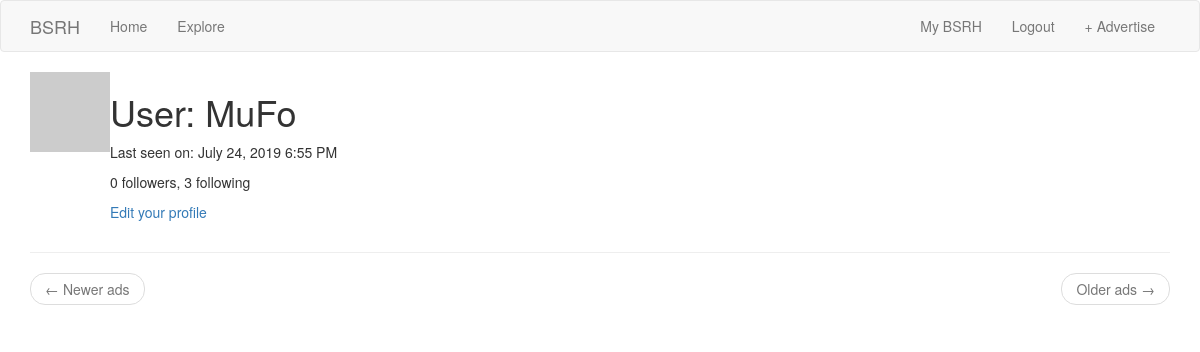
The page /user/MuFo (signed in) on the database as committed earlier.
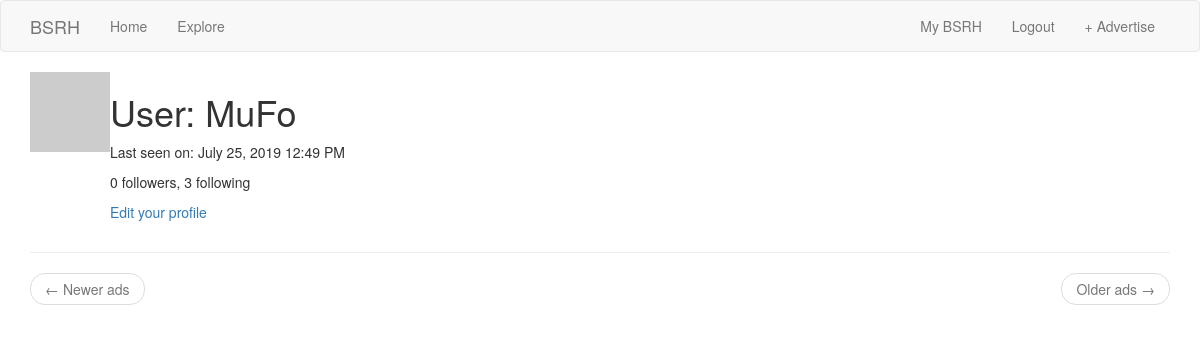
The same page on the database as committed later.
### app/models.py (models this page shows, shortened)
class User(UserMixin, db.Model):
    id = db.Column(db.Integer, primary_key=True)
    username = db.Column(db.String(64), index=True, unique=True)
    email = db.Column(db.String(120), index=True, unique=True)
    password_hash = db.Column(db.String(128))
    ads = db.relationship('Ad', backref='author', lazy='dynamic')
    about_me = db.Column(db.String(140))
    last_seen = db.Column(db.DateTime, default=datetime.utcnow)
    followed = db.relationship(
        'User', secondary=followers,
        primaryjoin=(followers.c.follower_id == id),
        secondaryjoin=(followers.c.followed_id == id),
        backref=db.backref('followers', lazy='dynamic'), lazy='dynamic')
    def avatar(self, size):
        digest = md5(self.email.lower().encode('utf-8')).hexdigest()
        return 'https://www.gravatar.com/avatar/{}?d=identicon&s={}'.format(digest, size)

### app/routes.py (the view)
@app.route('/user/<username>')
@login_required
def user(username):
    user = User.query.filter_by(username=username).first_or_404()
    page = request.args.get('page', 1, type=int)
    ads = user.ads.order_by(Ad.timestamp.desc()).paginate(page, app.config['ADS_PER_PAGE'], False)
    next_url = url_for('user', username=user.username, page=ads.next_num) \
        if ads.has_next else None
    prev_url = url_for('user', username=user.username, page=ads.prev_num) \
        if ads.has_prev else None
    return render_template('user.html', user=user, ads=ads.items,
                           next_url=next_url, prev_url=prev_url)

### app/models.py (called while the page is built)
@login.user_loader
def load_user(id):
    return User.query.get(int(id))

### app/routes.py (called while the page is built)
@app.before_request
def before_request():
    if current_user.is_authenticated:
        current_user.last_seen = datetime.utcnow()
        db.session.commit()
    g.locale = str(get_locale())

### app/templates/user.html (shortened to what this page needs)
{% extends "base.html" %}
{% block app_content %}
    <table>
        <tr valign="top">
            <td><img src="{{ user.avatar(128) }}"></td>
            <td>
                <h1>{{ _('User') }}: {{ user.username }}</h1>
                {% if user.last_seen %}
                    <p>{{ _('Last seen on') }}: {{ moment(user.last_seen).format('LLL') }}</p>
                {% endif %}
                <p>{{ _('%(count)d followers', count=user.followers.count()) }}, {{ _('%(count)d following', count=user.followed.count()) }}</p>
                {% if user == current_user %}
                <p><a href="{{ url_for('edit_profile') }}">{{ _('Edit your profile') }}</a></p>
                {% elif not current_user.is_following(user) %}
                <p><a href="{{ url_for('follow', username=user.username) }}">{{ _('Follow') }}</a></p>
                {% else %}
                <p><a href="{{ url_for('unfollow', username=user.username) }}">{{ _('Unfollow') }}</a></p>
                {% endif %}
            </td>
        </tr>
    </table>
    <hr>
    <nav aria-label="...">
        <ul class="pager">
            <li class="previous{% if not prev_url %} disabled{% endif %}">
                <a href="{{ prev_url or '#' }}">
                    <span aria-hidden="true">&larr;</span> {{ _('Newer ads') }}
                </a>
            </li>
            <li class="next{% if not next_url %} disabled{% endif %}">
                <a href="{{ next_url or '#' }}">
                    {{ _('Older ads') }} <span aria-hidden="true">&rarr;</span>
                </a>
            </li>
        </ul>
    </nav>
{% endblock %}

### app/templates/base.html (shortened to what this page needs)
{% extends 'bootstrap/base.html' %}
{% block navbar %}
    <nav class="navbar navbar-default">
        <div class="container">
            <div class="navbar-header">
                    <a class="navbar-brand" href="{{ url_for('index') }}">BSRH</a>
            </div>
            <div class="collapse navbar-collapse" id="bs-example-navbar-collapse-1">
                <ul class="nav navbar-nav">
                    <li><a href="{{ url_for('index') }}">{{ _('Home') }}</a></li>
                    <li><a href="{{ url_for('explore') }}">{{ _('Explore') }}</a></li>
                </ul>
                <ul class="nav navbar-nav navbar-right">
                    {% if current_user.is_anonymous %}
                    <li><a href="{{ url_for('login') }}">{{ _('Login') }}</a></li>
                    {% else %}
                    <li><a href="{{ url_for('user', username=current_user.username) }}">{{ _('My') }} BSRH</a></li>
                    <li><a href="{{ url_for('logout') }}">{{ _('Logout') }}</a></li>
                    {% endif %}
                    <li><a href="{{ url_for('new_ad_form') }}">+ {{ _('Advertise') }}</a></li>
                </ul>
            </div>
        </div>
    </nav>
{% endblock %}
{% block content %}
    <div class="container">
        {% block app_content %}{% endblock %}
    </div>
{% endblock %}

Rows that differ between the two databases and show on the page:
changed User "MuFo": last_seen "July 24, 2019 6:55 PM" → "July 25, 2019 12:49 PM"
